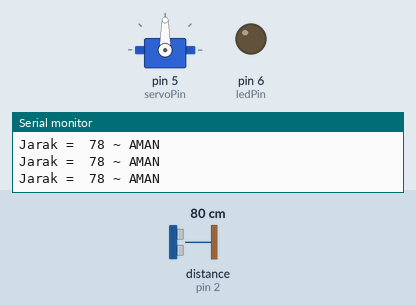
A sketch run on a simulated Arduino Uno, built with avr-gcc and run on an emulated ATmega328P. Shown: servo, output pins drawn as LEDs (lit = HIGH), the last lines printed to the serial monitor. Wiring (inferred from the names in the program): ultrasonic range finder: trigger pin 3; echo pin 2. Inputs (shaded band) come from the test bench; at power-on: distance to the obstacle (sensor on pin 2) 80 cm. The echo pulse lasts 58.3 µs per cm; pins used as bus, display or sensor lines are not drawn.

Above: at 1.8 s.
1.9 s: distance to the obstacle (sensor on pin 2) set to 12 cm
4.9 s: distance to the obstacle (sensor on pin 2) set to 9 cm
At 6.9 s:
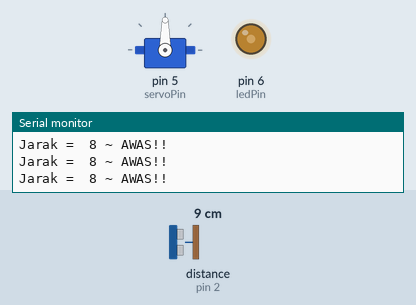
7.4 s: distance to the obstacle (sensor on pin 2) set to 250 cm
At 8.9 s:
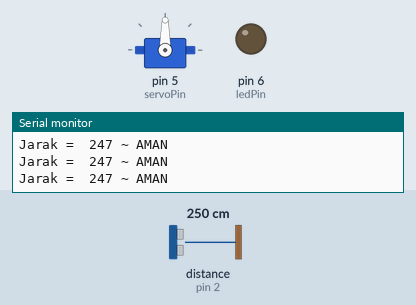
9.9 s: distance to the obstacle (sensor on pin 2) set to 7 cm
At 10.7 s:
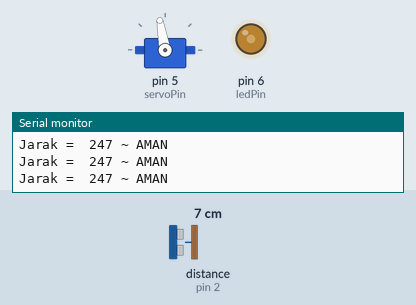
Timing chart, 0 to 12.9 s (numbered marks = the images above; inputs shaded):
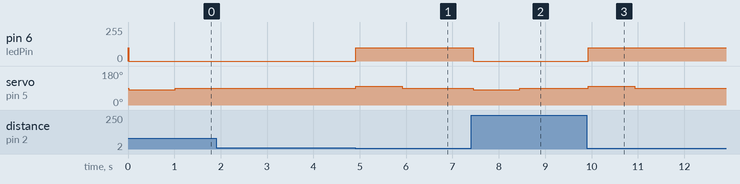

Measured:
- the behaviour switches between 11 and 10 cm on distance to the obstacle (sensor on pin 2) (found by bisection; images 0 and 1)
- after the input at 4.9 s, pin 6 (ledPin): 0/255 → 100/255 at once; servo on pin 5 (servoPin): 90° → 100° at once, → 90° 1.0 s later
- after the input at 7.4 s, pin 6 (ledPin): 100/255 → 0/255 after 0.05 s; servo on pin 5 (servoPin): 90° → 80° after 0.05 s, → 90° 1.0 s later
- after the input at 9.9 s, pin 6 (ledPin): 0/255 → 100/255 at once; servo on pin 5 (servoPin): 90° → 100° at once, → 90° 1.0 s later

The sketch:

Result-Test.ino
```cpp
#include <Servo.h>

const int echoPin = 2;
const int trigPin = 3;
int ledPin = 6;
int flag=0;

long duration;
int distance;

int servoPin = 5;

Servo servo;


void setup()
  {
  pinMode(trigPin, OUTPUT);
  pinMode(echoPin, INPUT);

  analogWrite(ledPin, 100);
  Serial.begin(9600);
  servo.attach(servoPin);
}


void loop(){
digitalWrite(trigPin, LOW);
delayMicroseconds(2);

digitalWrite(trigPin, HIGH);
delayMicroseconds(10);
digitalWrite(trigPin, LOW);

duration = pulseIn(echoPin, HIGH);

distance= duration*0.034/2;
delay(10);
if(distance<10) {
   analogWrite(ledPin, 100);
   if (flag==1){
   servo.write(100);
   delay(1000);
   servo.write(90);
   flag=0;
   }
   Serial.print("Jarak =  ");
   Serial.print(distance);
   Serial.println(" ~ AWAS!! ");}

else {
   analogWrite(ledPin, 0);
   if (flag==0){flag=1;
   servo.write(80);
   delay(1000);
   servo.write(90);
   }
   Serial.print("Jarak =  ");
   Serial.print(distance);
   Serial.println(" ~ AMAN");
   }
}
```
